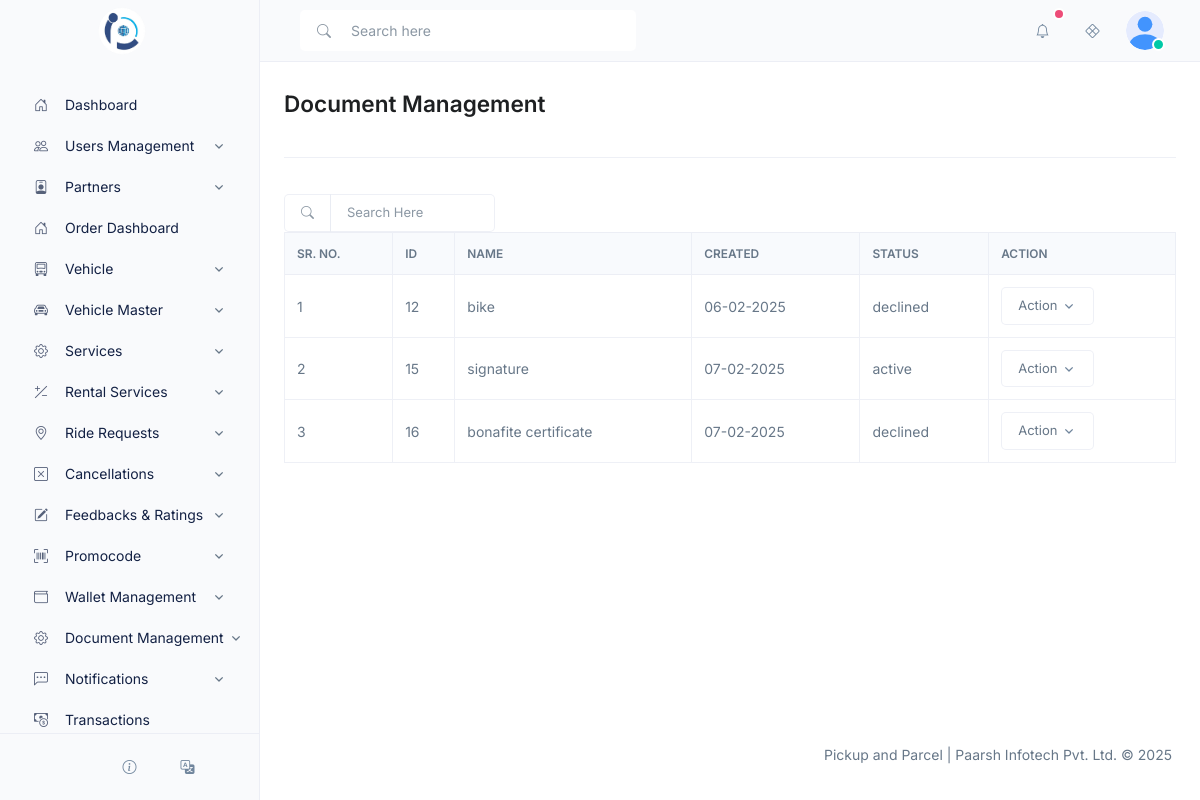
Screenshot of /view-document-type.php with the database file from the repository.
### tables this page shows
CREATE TABLE `document_types` (
  `id` int(11) NOT NULL,
  `name` varchar(50) NOT NULL,
  `preview_image` varchar(255) NOT NULL,
  `description` varchar(255) NOT NULL,
  `created_at` datetime DEFAULT current_timestamp(),
  `status` enum('active','declined') DEFAULT 'active'
);

### view-document-type.php (the view, shortened to what this page needs)
<?php
require_once __DIR__ . "/header.php";
include "db.php";
?>
<div class="content container-fluid">
    <div class="page-header">
        <div class="row align-items-center">
            <div class="col">
                <h1 class="page-header-title d-flex align-items-center gap-3">
                    <span><?= translate('document_management')?></span>
                </h1>
            </div>
        </div>
    </div>
    <div class="reports-table-filters">
    <div class="row g-3">
        <div class="col-12 col-md-3">
            <div class="input-group input-group-sm">
                <div class="input-group-text">
                  <i class="bi-search"></i>
                </div>
                    <input type="search" class="form-control reports-table-search" id="search-input" placeholder="<?= translate('search_here') ?>">
                </div>
            </div>
        </div>
    </div>
    <div class="table-responsive">
        <table id="data-table" class="table table-bordered table-nowrap table-align-middle">
            <thead class="thead-light " align="left">
                <tr>
                    <th><?= translate('sr_no')?></th>
                    <th><?= translate('id')?></th>
                    <th><?= translate('name')?></th>
                    <th><?= translate('created')?></th>
                    <th><?= translate('status')?></th>
                    <th><?= translate('action')?></th>
                </tr>
            </thead>
            <tbody>
            <?php
                $count = 1;
                $sql = "SELECT * FROM `document_types`";
                $result = mysqli_query($conn, $sql);
                while($row = mysqli_fetch_assoc($result)) {
                    ?>
                        <tr class="odd">
                            <td> <?php echo $count++; ?> </td>
                            <td> <?php echo $row['id'] ?> </td>
                            <td> <?php echo $row['name'] ?> </td>
                            <td> <?php echo date('d-m-Y', strtotime($row['created_at'])); ?> </td>
                            <td> <?php echo $row['status'] ?> </td>
                            <td>
                            <div class="dropdown">
                                <button class="btn btn-sm btn-white dropdown-toggle" type="button" data-bs-toggle="dropdown" aria-expanded="false"> <?php echo translate('action') ?> </button>
                                </div>
                            </td>
                        </tr>
                    <?php
                }
            ?>
            </tbody>
        </table>
    </div>
</div>
<?php require_once __DIR__ . '/footer.php' ?>

### assets/css/main.css (style rules this page uses)
:root { --scroll-thumb: rgba(189, 197, 209, .6); --scroll-track: rgba(189, 197, 209, .15); --scroll-size: .6125rem; }
* { scroll-behavior: smooth; scrollbar-width: thin; scrollbar-color: var(--scroll-thumb) var(--scroll-track); }

### header.php (style rules this page uses)
* { transition: unset !important; }

### rows the page displays
document_types: id "12", name "bike", created_at "06-02-2025", status "declined"
document_types: id "15", name "signature", created_at "07-02-2025", status "active"
document_types: id "16", name "bonafite certificate", created_at "07-02-2025", status "declined"

### other values shown
translate('document_management') "Document Management"
translate('sr_no') "SR. NO."
translate('id') "ID"
translate('name') "NAME"
translate('created') "CREATED"
translate('status') "STATUS"
translate('action') "ACTION"
translate('title') "Pickup and Parcel"
translate('paarsh') "Paarsh Infotech Pvt. Ltd."
